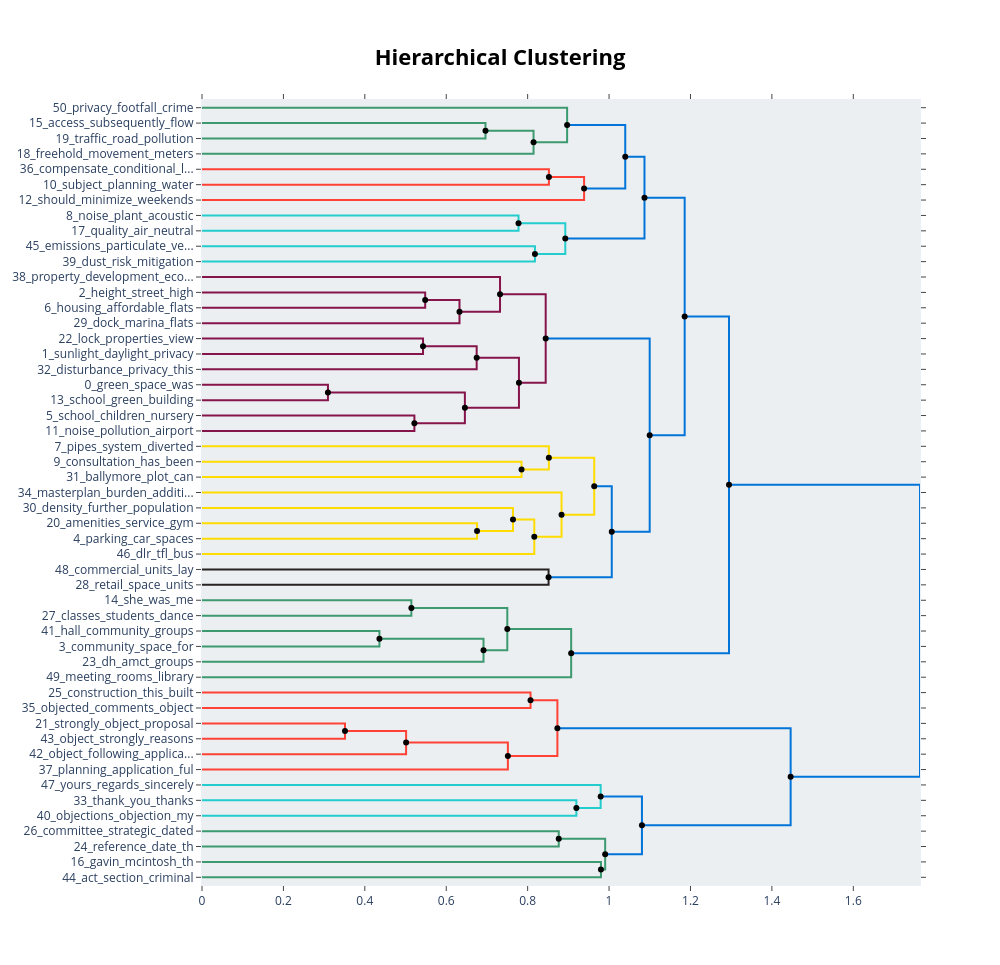

The notebook cell this image was saved under:
### Code cell
topic_model_no_place.visualize_hierarchy(hierarchical_topics=hierarchical_topics)

### Figure 1 — Plotly figure (JSON) as saved in the notebook; plotly's stock layout.template omitted (floating-point values rounded to 4 significant figures)
{"data": [{"hoverinfo": "text", "marker": {"color": "rgb(61,153,112)"}, "mode": "lines", "text": ["access_subsequently_flow_will_main", "", "", "traffic_road_pollution_increased_calming"], "type": "scatter", "x": [0.0, 0.6964, 0.6964, 0.0], "xaxis": "x", "y": [-15.0, -15.0, -25.0, -25.0], "yaxis": "y"}, {"hoverinfo": "text", "marker": {"color": "rgb(61,153,112)"}, "mode": "lines", "text": ["access_subsequently_flow_will_main", "", "", "freehold_movement_meters_traffic_passage"], "type": "scatter", "x": [0.6964, 0.8145, 0.8145, 0.0], "xaxis": "x", "y": [-20.0, -20.0, -35.0, -35.0], "yaxis": "y"}, {"hoverinfo": "text", "marker": {"color": "rgb(61,153,112)"}, "mode": "lines", "text": ["privacy_footfall_crime_increase_filter", "", "", "freehold_movement_meters_traffic_passage"], "type": "scatter", "x": [0.0, 0.897, 0.897, 0.8145], "xaxis": "x", "y": [-5.0, -5.0, -27.5, -27.5], "yaxis": "y"}, {"hoverinfo": "text", "marker": {"color": "rgb(255,65,54)"}, "mode": "lines", "text": ["compensate_conditional_light_owners_must", "", "", "subject_planning_water_use_should"], "type": "scatter", "x": [0.0, 0.8522, 0.8522, 0.0], "xaxis": "x", "y": [-45.0, -45.0, -55.0, -55.0], "yaxis": "y"}, {"hoverinfo": "text", "marker": {"color": "rgb(255,65,54)"}, "mode": "lines", "text": ["compensate_conditional_light_owners_must", "", "", "should_minimize_weekends_hours_workers"], "type": "scatter", "x": [0.8522, 0.9387, 0.9387, 0.0], "xaxis": "x", "y": [-50.0, -50.0, -65.0, -65.0], "yaxis": "y"}, {"hoverinfo": "text", "marker": {"color": "rgb(0,116,217)"}, "mode": "lines", "text": ["compensate_conditional_light_owners_must", "", "", "should_minimize_weekends_hours_workers"], "type": "scatter", "x": [0.897, 1.04, 1.04, 0.9387], "xaxis": "x", "y": [-16.25, -16.25, -57.5, -57.5], "yaxis": "y"}, {"hoverinfo": "text", "marker": {"color": "rgb(35,205,205)"}, "mode": "lines", "text": ["noise_plant_acoustic_db_vibration", "", "", "quality_air_neutral_ventilation_extract"], "type": "scatter", "x": [0.0, 0.7776, 0.7776, 0.0], "xaxis": "x", "y": [-75.0, -75.0, -85.0, -85.0], "yaxis": "y"}, {"hoverinfo": "text", "marker": {"color": "rgb(35,205,205)"}, "mode": "lines", "text": ["emissions_particulate_vessels_release_vehicles", "", "", "dust_risk_mitigation_determined_unsatisfactory"], "type": "scatter", "x": [0.0, 0.8179, 0.8179, 0.0], "xaxis": "x", "y": [-95.0, -95.0, -105.0, -105.0], "yaxis": "y"}, {"hoverinfo": "text", "marker": {"color": "rgb(35,205,205)"}, "mode": "lines", "text": ["emissions_particulate_vessels_release_vehicles", "", "", "dust_risk_mitigation_determined_unsatisfactory"], "type": "scatter", "x": [0.7776, 0.8925, 0.8925, 0.8179], "xaxis": "x", "y": [-80.0, -80.0, -100.0, -100.0], "yaxis": "y"}, {"hoverinfo": "text", "marker": {"color": "rgb(0,116,217)"}, "mode": "lines", "text": ["emissions_particulate_vessels_release_vehicles", "", "", "dust_risk_mitigation_determined_unsatisfactory"], "type": "scatter", "x": [1.04, 1.087, 1.087, 0.8925], "xaxis": "x", "y": [-36.88, -36.88, -90.0, -90.0], "yaxis": "y"}, {"hoverinfo": "text", "marker": {"color": "rgb(133,20,75)"}, "mode": "lines", "text": ["height_street_high_the_of", "", "", "housing_affordable_flats_area_local"], "type": "scatter", "x": [0.0, 0.5483, 0.5483, 0.0], "xaxis": "x", "y": [-125.0, -125.0, -135.0, -135.0], "yaxis": "y"}, {"hoverinfo": "text", "marker": {"color": "rgb(133,20,75)"}, "mode": "lines", "text": ["height_street_high_the_of", "", "", "dock_marina_flats_side_docks"], "type": "scatter", "x": [0.5483, 0.6326, 0.6326, 0.0], "xaxis": "x", "y": [-130.0, -130.0, -145.0, -145.0], "yaxis": "y"}, {"hoverinfo": "text", "marker": {"color": "rgb(133,20,75)"}, "mode": "lines", "text": ["property_development_economic_industrial_area", "", "", "dock_marina_flats_side_docks"], "type": "scatter", "x": [0.0, 0.7321, 0.7321, 0.6326], "xaxis": "x", "y": [-115.0, -115.0, -137.5, -137.5], "yaxis": "y"}, {"hoverinfo": "text", "marker": {"color": "rgb(133,20,75)"}, "mode": "lines", "text": ["lock_properties_view_residential_outlook", "", "", "sunlight_daylight_privacy_building_light"], "type": "scatter", "x": [0.0, 0.543, 0.543, 0.0], "xaxis": "x", "y": [-155.0, -155.0, -165.0, -165.0], "yaxis": "y"}, {"hoverinfo": "text", "marker": {"color": "rgb(133,20,75)"}, "mode": "lines", "text": ["lock_properties_view_residential_outlook", "", "", "disturbance_privacy_this_climate_would"], "type": "scatter", "x": [0.543, 0.6748, 0.6748, 0.0], "xaxis": "x", "y": [-160.0, -160.0, -175.0, -175.0], "yaxis": "y"}, {"hoverinfo": "text", "marker": {"color": "rgb(133,20,75)"}, "mode": "lines", "text": ["green_space_was_this_would", "", "", "school_green_building_nursery_next"], "type": "scatter", "x": [0.0, 0.3094, 0.3094, 0.0], "xaxis": "x", "y": [-185.0, -185.0, -195.0, -195.0], "yaxis": "y"}, {"hoverinfo": "text", "marker": {"color": "rgb(133,20,75)"}, "mode": "lines", "text": ["school_children_nursery_construction_dust", "", "", "noise_pollution_airport_air_day"], "type": "scatter", "x": [0.0, 0.5218, 0.5218, 0.0], "xaxis": "x", "y": [-205.0, -205.0, -215.0, -215.0], "yaxis": "y"}, {"hoverinfo": "text", "marker": {"color": "rgb(133,20,75)"}, "mode": "lines", "text": ["green_space_this_was_in", "", "", "noise_pollution_airport_air_day"], "type": "scatter", "x": [0.3094, 0.6458, 0.6458, 0.5218], "xaxis": "x", "y": [-190.0, -190.0, -210.0, -210.0], "yaxis": "y"}, {"hoverinfo": "text", "marker": {"color": "rgb(133,20,75)"}, "mode": "lines", "text": ["green_space_this_was_in", "", "", "green_space_school_noise_the"], "type": "scatter", "x": [0.6748, 0.7786, 0.7786, 0.6458], "xaxis": "x", "y": [-167.5, -167.5, -200.0, -200.0], "yaxis": "y"}, {"hoverinfo": "text", "marker": {"color": "rgb(133,20,75)"}, "mode": "lines", "text": ["green_space_this_was_in", "", "", "green_space_school_noise_the"], "type": "scatter", "x": [0.7321, 0.8443, 0.8443, 0.7786], "xaxis": "x", "y": [-126.2, -126.2, -183.8, -183.8], "yaxis": "y"}, {"hoverinfo": "text", "marker": {"color": "rgb(255,220,0)"}, "mode": "lines", "text": ["consultation_has_been_process_effort", "", "", "ballymore_plot_can_as_greed"], "type": "scatter", "x": [0.0, 0.785, 0.785, 0.0], "xaxis": "x", "y": [-235.0, -235.0, -245.0, -245.0], "yaxis": "y"}, {"hoverinfo": "text", "marker": {"color": "rgb(255,220,0)"}, "mode": "lines", "text": ["pipes_system_diverted_angles_sewer", "", "", "ballymore_plot_can_as_greed"], "type": "scatter", "x": [0.0, 0.8521, 0.8521, 0.785], "xaxis": "x", "y": [-225.0, -225.0, -240.0, -240.0], "yaxis": "y"}, {"hoverinfo": "text", "marker": {"color": "rgb(255,220,0)"}, "mode": "lines", "text": ["amenities_service_gym_already_overstretching", "", "", "parking_car_spaces_already_park"], "type": "scatter", "x": [0.0, 0.6757, 0.6757, 0.0], "xaxis": "x", "y": [-275.0, -275.0, -285.0, -285.0], "yaxis": "y"}, {"hoverinfo": "text", "marker": {"color": "rgb(255,220,0)"}, "mode": "lines", "text": ["density_further_population_site_consent", "", "", "parking_car_spaces_already_park"], "type": "scatter", "x": [0.0, 0.764, 0.764, 0.6757], "xaxis": "x", "y": [-265.0, -265.0, -280.0, -280.0], "yaxis": "y"}, {"hoverinfo": "text", "marker": {"color": "rgb(255,220,0)"}, "mode": "lines", "text": ["density_further_population_site_consent", "", "", "dlr_tfl_bus_routes_transport"], "type": "scatter", "x": [0.764, 0.8163, 0.8163, 0.0], "xaxis": "x", "y": [-272.5, -272.5, -295.0, -295.0], "yaxis": "y"}, {"hoverinfo": "text", "marker": {"color": "rgb(255,220,0)"}, "mode": "lines", "text": ["masterplan_burden_additional_envisaged_transportation", "", "", "dlr_tfl_bus_routes_transport"], "type": "scatter", "x": [0.0, 0.8833, 0.8833, 0.8163], "xaxis": "x", "y": [-255.0, -255.0, -283.8, -283.8], "yaxis": "y"}, {"hoverinfo": "text", "marker": {"color": "rgb(255,220,0)"}, "mode": "lines", "text": ["masterplan_burden_additional_envisaged_transportation", "", "", "dlr_tfl_bus_routes_transport"], "type": "scatter", "x": [0.8521, 0.9636, 0.9636, 0.8833], "xaxis": "x", "y": [-232.5, -232.5, -269.4, -269.4], "yaxis": "y"}, {"hoverinfo": "text", "marker": {"color": "rgb(40,35,35)"}, "mode": "lines", "text": ["commercial_units_lay_empty_ones", "", "", "retail_space_units_fourth_designs"], "type": "scatter", "x": [0.0, 0.8514, 0.8514, 0.0], "xaxis": "x", "y": [-305.0, -305.0, -315.0, -315.0], "yaxis": "y"}, {"hoverinfo": "text", "marker": {"color": "rgb(0,116,217)"}, "mode": "lines", "text": ["commercial_units_lay_empty_ones", "", "", "retail_space_units_fourth_designs"], "type": "scatter", "x": [0.9636, 1.007, 1.007, 0.8514], "xaxis": "x", "y": [-250.9, -250.9, -310.0, -310.0], "yaxis": "y"}, {"hoverinfo": "text", "marker": {"color": "rgb(0,116,217)"}, "mode": "lines", "text": ["commercial_units_lay_empty_ones", "", "", "retail_space_units_fourth_designs"], "type": "scatter", "x": [0.8443, 1.1, 1.1, 1.007], "xaxis": "x", "y": [-155.0, -155.0, -280.5, -280.5], "yaxis": "y"}, {"hoverinfo": "text", "marker": {"color": "rgb(0,116,217)"}, "mode": "lines", "text": ["commercial_units_lay_empty_ones", "", "", "retail_space_units_fourth_designs"], "type": "scatter", "x": [1.087, 1.186, 1.186, 1.1], "xaxis": "x", "y": [-63.44, -63.44, -217.7, -217.7], "yaxis": "y"}, {"hoverinfo": "text", "marker": {"color": "rgb(61,153,112)"}, "mode": "lines", "text": ["she_was_me_that_we", "", "", "classes_students_dance_school_my"], "type": "scatter", "x": [0.0, 0.5143, 0.5143, 0.0], "xaxis": "x", "y": [-325.0, -325.0, -335.0, -335.0], "yaxis": "y"}, {"hoverinfo": "text", "marker": {"color": "rgb(61,153,112)"}, "mode": "lines", "text": ["hall_community_groups_activities_away", "", "", "community_space_for_is_groups"], "type": "scatter", "x": [0.0, 0.4359, 0.4359, 0.0], "xaxis": "x", "y": [-345.0, -345.0, -355.0, -355.0], "yaxis": "y"}, {"hoverinfo": "text", "marker": {"color": "rgb(61,153,112)"}, "mode": "lines", "text": ["community_space_groups_for_is", "", "", "dh_amct_groups_user_asac"], "type": "scatter", "x": [0.4359, 0.6915, 0.6915, 0.0], "xaxis": "x", "y": [-350.0, -350.0, -365.0, -365.0], "yaxis": "y"}, {"hoverinfo": "text", "marker": {"color": "rgb(61,153,112)"}, "mode": "lines", "text": ["was_she_we_that_our", "", "", "dh_amct_groups_user_asac"], "type": "scatter", "x": [0.5143, 0.75, 0.75, 0.6915], "xaxis": "x", "y": [-330.0, -330.0, -357.5, -357.5], "yaxis": "y"}, {"hoverinfo": "text", "marker": {"color": "rgb(61,153,112)"}, "mode": "lines", "text": ["was_she_we_that_our", "", "", "meeting_rooms_library_has_small"], "type": "scatter", "x": [0.75, 0.9069, 0.9069, 0.0], "xaxis": "x", "y": [-343.8, -343.8, -375.0, -375.0], "yaxis": "y"}, {"hoverinfo": "text", "marker": {"color": "rgb(0,116,217)"}, "mode": "lines", "text": ["was_she_we_that_our", "", "", "meeting_rooms_library_has_small"], "type": "scatter", "x": [1.186, 1.295, 1.295, 0.9069], "xaxis": "x", "y": [-140.6, -140.6, -359.4, -359.4], "yaxis": "y"}, {"hoverinfo": "text", "marker": {"color": "rgb(255,65,54)"}, "mode": "lines", "text": ["construction_this_built_building_object", "", "", "objected_comments_object_residents_made"], "type": "scatter", "x": [0.0, 0.8071, 0.8071, 0.0], "xaxis": "x", "y": [-385.0, -385.0, -395.0, -395.0], "yaxis": "y"}, {"hoverinfo": "text", "marker": {"color": "rgb(255,65,54)"}, "mode": "lines", "text": ["strongly_object_proposal_against_project", "", "", "object_strongly_reasons_development_grounds"], "type": "scatter", "x": [0.0, 0.3512, 0.3512, 0.0], "xaxis": "x", "y": [-405.0, -405.0, -415.0, -415.0], "yaxis": "y"}, {"hoverinfo": "text", "marker": {"color": "rgb(255,65,54)"}, "mode": "lines", "text": ["object_strongly_proposal_reasons_this", "", "", "object_following_application_proceeding_strongly"], "type": "scatter", "x": [0.3512, 0.5014, 0.5014, 0.0], "xaxis": "x", "y": [-410.0, -410.0, -425.0, -425.0], "yaxis": "y"}, {"hoverinfo": "text", "marker": {"color": "rgb(255,65,54)"}, "mode": "lines", "text": ["object_strongly_following_reasons_proposal", "", "", "planning_application_ful_object_reasons"], "type": "scatter", "x": [0.5014, 0.7514, 0.7514, 0.0], "xaxis": "x", "y": [-417.5, -417.5, -435.0, -435.0], "yaxis": "y"}, {"hoverinfo": "text", "marker": {"color": "rgb(255,65,54)"}, "mode": "lines", "text": ["object_strongly_following_reasons_proposal", "", "", "object_strongly_application_reasons_following"], "type": "scatter", "x": [0.8071, 0.8731, 0.8731, 0.7514], "xaxis": "x", "y": [-390.0, -390.0, -426.2, -426.2], "yaxis": "y"}, {"hoverinfo": "text", "marker": {"color": "rgb(35,205,205)"}, "mode": "lines", "text": ["thank_you_thanks_your_consideration", "", "", "objections_objection_my_express_concerns"], "type": "scatter", "x": [0.0, 0.9197, 0.9197, 0.0], "xaxis": "x", "y": [-455.0, -455.0, -465.0, -465.0], "yaxis": "y"}, {"hoverinfo": "text", "marker": {"color": "rgb(35,205,205)"}, "mode": "lines", "text": ["yours_regards_sincerely_kind_faithfully", "", "", "objections_objection_my_express_concerns"], "type": "scatter", "x": [0.0, 0.9794, 0.9794, 0.9197], "xaxis": "x", "y": [-445.0, -445.0, -460.0, -460.0], "yaxis": "y"}, {"hoverinfo": "text", "marker": {"color": "rgb(61,153,112)"}, "mode": "lines", "text": ["committee_strategic_dated_june_letter", "", "", "reference_date_th_docs_full"], "type": "scatter", "x": [0.0, 0.8764, 0.8764, 0.0], "xaxis": "x", "y": [-475.0, -475.0, -485.0, -485.0], "yaxis": "y"}, {"hoverinfo": "text", "marker": {"color": "rgb(61,153,112)"}, "mode": "lines", "text": ["gavin_mcintosh_th_floor_erica", "", "", "act_section_criminal_court_unlawfully"], "type": "scatter", "x": [0.0, 0.9801, 0.9801, 0.0], "xaxis": "x", "y": [-495.0, -495.0, -505.0, -505.0], "yaxis": "y"}, {"hoverinfo": "text", "marker": {"color": "rgb(61,153,112)"}, "mode": "lines", "text": ["gavin_mcintosh_th_floor_erica", "", "", "act_section_criminal_court_unlawfully"], "type": "scatter", "x": [0.8764, 0.9904, 0.9904, 0.9801], "xaxis": "x", "y": [-480.0, -480.0, -500.0, -500.0], "yaxis": "y"}, {"hoverinfo": "text", "marker": {"color": "rgb(0,116,217)"}, "mode": "lines", "text": ["gavin_mcintosh_th_floor_erica", "", "", "act_section_criminal_court_unlawfully"], "type": "scatter", "x": [0.9794, 1.081, 1.081, 0.9904], "xaxis": "x", "y": [-452.5, -452.5, -490.0, -490.0], "yaxis": "y"}, {"hoverinfo": "text", "marker": {"color": "rgb(0,116,217)"}, "mode": "lines", "text": ["gavin_mcintosh_th_floor_erica", "", "", "act_section_criminal_court_unlawfully"], "type": "scatter", "x": [0.8731, 1.446, 1.446, 1.081], "xaxis": "x", "y": [-408.1, -408.1, -471.2, -471.2], "yaxis": "y"}, {"hoverinfo": "text", "marker": {"color": "rgb(0,116,217)"}, "mode": "lines", "text": ["gavin_mcintosh_th_floor_erica", "", "", "act_section_criminal_court_unlawfully"], "type": "scatter", "x": [1.295, 1.764, 1.764, 1.446], "xaxis": "x", "y": [-250.0, -250.0, -439.7, -439.7], "yaxis": "y"}, {"hoverinfo": "text", "hovertext": ["access_subsequently_flow_will_main", "compensate_conditional_light_owners_must", "compensate_conditional_light_owners_must", "emissions_particulate_vessels_release_vehicles", "emissions_particulate_vessels_release_vehicles", "height_street_high_the_of", "lock_properties_view_residential_outlook", "green_space_this_was_in", "green_space_this_was_in", "green_space_this_was_in", "density_further_population_site_consent", "masterplan_burden_additional_envisaged_transportation", "commercial_units_lay_empty_ones", "commercial_units_lay_empty_ones", "commercial_units_lay_empty_ones", "community_space_groups_for_is", "was_she_we_that_our", "was_she_we_that_our", "was_she_we_that_our", "object_strongly_proposal_reasons_this", "object_strongly_following_reasons_proposal", "object_strongly_following_reasons_proposal", "gavin_mcintosh_th_floor_erica", "gavin_mcintosh_th_floor_erica", "gavin_mcintosh_th_floor_erica", "gavin_mcintosh_th_floor_erica"], "marker": {"color": "black"}, "mode": "markers", "showlegend": false, "type": "scatter", "x": [0.6964, 0.8522, 0.897, 0.7776, 1.04, 0.5483, 0.543, 0.3094, 0.6748, 0.7321, 0.764, 0.8521, 0.9636, 0.8443, 1.087, 0.4359, 0.5143, 0.75, 1.186, 0.3512, 0.5014, 0.8071, 0.8764, 0.9794, 0.8731, 1.295], "y": [-20, -50, -16.25, -80, -36.88, -130, -160, -190, -167.5, -126.2, -272.5, -232.5, -250.9, -155, -63.44, -350, -330, -343.8, -140.6, -410, -417.5, -390, -480, -452.5, -408.1, -250.0]}, {"hoverinfo": "text", "hovertext": ["freehold_movement_meters_traffic_passage", "should_minimize_weekends_hours_workers", "dust_risk_mitigation_determined_unsatisfactory", "dust_risk_mitigation_determined_unsatisfactory", "dock_marina_flats_side_docks", "noise_pollution_airport_air_day", "green_space_school_noise_the", "green_space_school_noise_the", "ballymore_plot_can_as_greed", "parking_car_spaces_already_park", "dlr_tfl_bus_routes_transport", "dlr_tfl_bus_routes_transport", "retail_space_units_fourth_designs", "retail_space_units_fourth_designs", "retail_space_units_fourth_designs", "dh_amct_groups_user_asac", "meeting_rooms_library_has_small", "object_strongly_application_reasons_following", "objections_objection_my_express_concerns", "act_section_criminal_court_unlawfully", "act_section_criminal_court_unlawfully", "act_section_criminal_court_unlawfully", "act_section_criminal_court_unlawfully"], "marker": {"color": "black"}, "mode": "markers", "showlegend": false, "type": "scatter", "x": [0.8145, 0.9387, 0.8179, 0.8925, 0.6326, 0.5218, 0.6458, 0.7786, 0.785, 0.6757, 0.8163, 0.8833, 0.8514, 1.007, 1.1, 0.6915, 0.9069, 0.7514, 0.9197, 0.9801, 0.9904, 1.081, 1.446], "y": [-27.5, -57.5, -100, -90, -137.5, -210, -200, -183.8, -240, -280, -283.8, -269.4, -310, -280.5, -217.7, -357.5, -359.4, -426.2, -460, -500, -490, -471.2, -439.7]}], "layout": {"autosize": false, "height": 965, "hoverlabel": {"bgcolor": "white", "font": {"family": "Rockwell", "size": 16}}, "hovermode": "closest", "plot_bgcolor": "#ECEFF1", "showlegend": false, "title": {"font": {"color": "Black", "size": 22}, "text": "<b>Hierarchical Clustering</b>", "x": 0.5, "xanchor": "center", "yanchor": "top"}, "width": 1000, "xaxis": {"mirror": "allticks", "rangemode": "tozero", "showgrid": false, "showline": true, "showticklabels": true, "ticks": "outside", "type": "linear", "zeroline": false}, "yaxis": {"mirror": "allticks", "range": [-510, 0], "rangemode": "tozero", "showgrid": false, "showline": true, "showticklabels": true, "tickmode": "array", "ticks": "outside", "ticktext": ["50_privacy_footfall_crime", "15_access_subsequently_flow", "19_traffic_road_pollution", "18_freehold_movement_meters", "36_compensate_conditional_l...", "10_subject_planning_water", "12_should_minimize_weekends", "8_noise_plant_acoustic", "17_quality_air_neutral", "45_emissions_particulate_ve...", "39_dust_risk_mitigation", "38_property_development_eco...", "2_height_street_high", "6_housing_affordable_flats", "29_dock_marina_flats", "22_lock_properties_view", "1_sunlight_daylight_privacy", "32_disturbance_privacy_this", "0_green_space_was", "13_school_green_building", "5_school_children_nursery", "11_noise_pollution_airport", "7_pipes_system_diverted", "9_consultation_has_been", "31_ballymore_plot_can", "34_masterplan_burden_additi...", "30_density_further_population", "20_amenities_service_gym", "4_parking_car_spaces", "46_dlr_tfl_bus", "48_commercial_units_lay", "28_retail_space_units", "14_she_was_me", "27_classes_students_dance", "41_hall_community_groups", "3_community_space_for", "23_dh_amct_groups", "49_meeting_rooms_library", "25_construction_this_built", "35_objected_comments_object", "21_strongly_object_proposal", "43_object_strongly_reasons", "42_object_following_applica...", "37_planning_application_ful", "47_yours_regards_sincerely", "33_thank_you_thanks", "40_objections_objection_my", "26_committee_strategic_dated", "24_reference_date_th", "16_gavin_mcintosh_th", "44_act_section_criminal"], "tickvals": [-5, -15, -25, -35, -45, -55, -65, -75, -85, -95, -105, -115, -125, -135, -145, -155, -165, -175, -185, -195, -205, -215, -225, -235, -245, -255, -265, -275, -285, -295, -305, -315, -325, -335, -345, -355, -365, -375, -385, -395, -405, -415, -425, -435, -445, -455, -465, -475, -485, -495, -505], "type": "linear", "zeroline": false}}}
